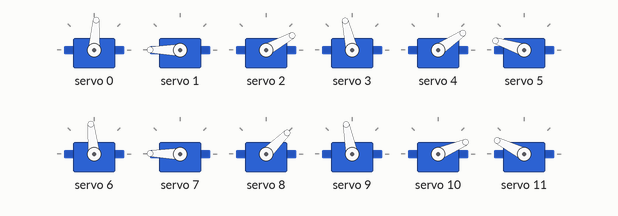
Bench run of a sketch on a simulated Arduino Uno, built with avr-gcc and run on an emulated ATmega328P. Shown: 12 × servo.

Above: at 0.1 s.
At 2.2 s:
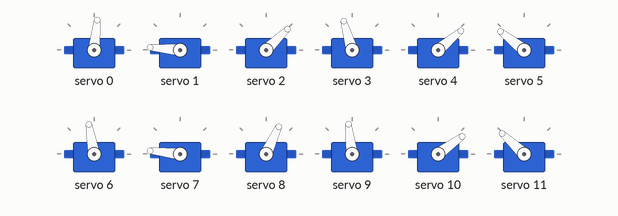
At 3.22 s:
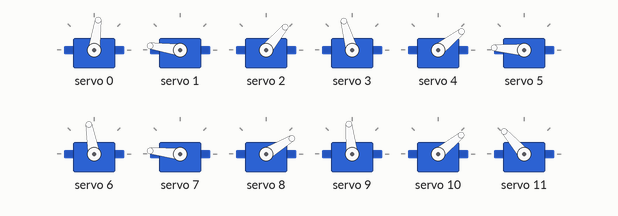
Timing chart, 0 to 40.0 s (numbered marks = the images above):
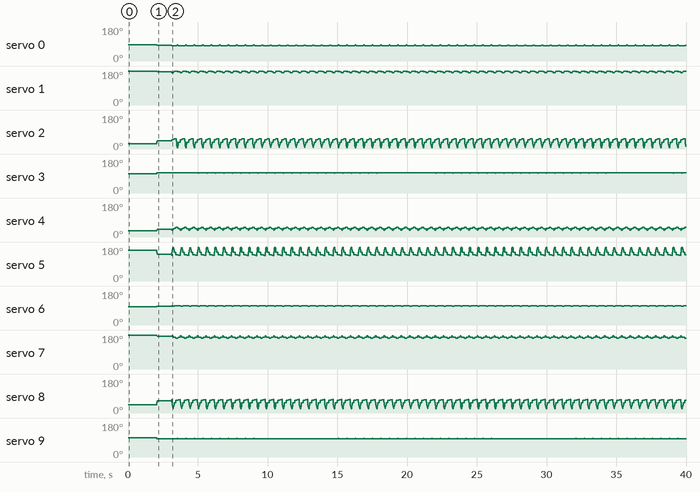

Measured:
- by itself, servo 1: repeats every 0.61 s: 172° 0.13 s, 174° 0.02 s, 177° 0.02 s, 179° 0.12 s, 180° 0.11 s, 177° 0.02 s, 179° 0.05 s, 177° 0.12 s

The sketch:

Trot.ino
```cpp
#include <math.h>
#include <Adafruit_PWMServoDriver.h>

Adafruit_PWMServoDriver pwm = Adafruit_PWMServoDriver();

/*code overview:
  Features:
  - Trot forward/backward
  - Sideways movement
  - Turning
  - Smooth interpolation between poses
  - Optional ultrasonic recovery system

   Before running:
   1. Calibrate every servo using SetServosPCA9685.
   2. Replace the SERVO_* values below with your own calibration values.

 */


//Ultrasonic distance sensor is completely optional, if you want to use it uncomment distance() and CheckAndRecover()

//The inverse kinematics equations are derived for the RIGHT FRONT leg.
//They can also be used for the other three legs, but only if each leg is
//considered from the right front leg's point of view.

//Note:
//The X axis (side-to-side movement) is mirrored between the left and right legs.
//This means that the same positive X value produces mirrored hip angles.
//For example, the same X coordinate will result in opposite sideways motion
//for the left and right legs.


//Before using this code, You need to know the PCA9685 servo values:
//all hip 0 -90
//all femur -90 -180
//all tibia 90 180
//If you don't know how to do it, open arduino file called 'SetServosPCA9685', and then change all of the PCA9685 SERVO VALUES


//-------------------------------------------------------PCA9685 SERVO VALUES----------------------------------------------------------

  #define SERVO_0_0 305   // LEFT FRONT hip servo 0       CHANGE IT
  #define SERVO_M90_0 105 //LEFT FRONT hip servo -90      CHANGE IT

  #define SERVO_M90_1 320   // LEFT FRONT femur servo -90 CHANGE IT
  #define SERVO_M180_1 555  // LEFT FRONT femur servo  -180 CHANGE IT

  #define SERVO_90_2 215   // LEFT FRONT tibia servo  90   CHANGE IT
  #define SERVO_180_2 420   // LEFT FRONT tibia servo  180  CHANGE IT


  #define SERVO_0_3 320   // RIGHT FRONT hip servo 0       CHANGE IT
  #define SERVO_M90_3 510   // RIGHT FRONT hip servo -90     CHANGE IT

  #define SERVO_M90_4 360 // RIGHT FRONT femur servo -90     CHANGE IT
  #define SERVO_M180_4 145  // RIGHT FRONT femur servo   -180     CHANGE IT

  #define SERVO_90_5 410   // RIGHT FRONT tibia servo  90    CHANGE IT
  #define SERVO_180_5 200   // RIGHT FRONT tibia servo  180     CHANGE IT


  #define SERVO_0_6 305 //LEFT BACK hip servo 0               CHANGE IT
  #define SERVO_M90_6 500   // LEFT BACK hip servo -90       CHANGE IT

  #define SERVO_M90_7 320   // LEFT BACK femur servo -90 CHANGE IT
  #define SERVO_M180_7 525  // LEFT BACK femur servo  -180 CHANGE IT

  #define SERVO_90_8 250   // LEFT BACK tibia servo  90   CHANGE IT
  #define SERVO_180_8 460   // LEFT BACK tibia servo  180  CHANGE IT


  #define SERVO_0_9 335   // RIGHT BACK hip servo 0       CHANGE IT
  #define SERVO_M90_9 125   // RIGHT BACK hip servo -90     CHANGE IT

  #define SERVO_M90_10 325 // RIGHT BACK femur servo -90     CHANGE IT
  #define SERVO_M180_10 125  // RIGHT BACK femur servo   -180     CHANGE IT

  #define SERVO_90_11 390   // RIGHT BACK tibia servo  90    CHANGE IT
  #define SERVO_180_11 180   // RIGHT BACK tibia servo  180     CHANGE IT


//-------------------------------------------------------PCA9685 SERVO VALUES----------------------------------------------------------

// True when the robot is standing in its default position.
bool StartPos = false;

const float L1 = 1.5; //hip vertical
const float L2 = 5.7;  // femur
const float L3 = 7.9;   // tibia

const float L4=5; //hip horizontal
int servo1,servo2,servo3;

//You might have to experiment a bit and change these values for your robot to work
float StartX=4;
float StartY=-10;
float StartZ=-1;

//Distance sensor pins - optional
//const int echo_pin = 11;
//const int trig_pin = 10;

void setup() {
  Serial.begin(115200);
  pwm.begin();
  pwm.setPWMFreq(50);
  //  pinMode(echo_pin, INPUT);
  // pinMode(trig_pin, OUTPUT);
  //digitalWrite(trig_pin, LOW);


    computeIK(StartX,StartY,StartZ,servo1,servo2,servo3,1);
    pwm.setPWM(0,0, servo1);
    pwm.setPWM(1, 0, servo2);
    pwm.setPWM(2,0, servo3);
    computeIK(StartX,StartY,StartZ,servo1,servo2,servo3,2);
    pwm.setPWM(3,0, servo1);
    pwm.setPWM(4, 0, servo2);
    pwm.setPWM(5,0, servo3);
    computeIK(StartX,StartY,StartZ,servo1,servo2,servo3,3);
    pwm.setPWM(6,0, servo1);
    pwm.setPWM(7, 0, servo2);
    pwm.setPWM(8,0, servo3);
    computeIK(StartX,StartY,StartZ,servo1,servo2,servo3,4);
    pwm.setPWM(9,0, servo1);
    pwm.setPWM(10, 0, servo2);
    pwm.setPWM(11,0, servo3);

  StartPos = true;
  delay(2000);

}


void loop() {

TrotForward(10,200);
//delay(2000);
//TrotBackward(10,50);
//delay(2000);
//TrotRight(5,100);
//delay(2000);
//TrotLeft(5,20);
//delay(2000);
//TurnLeft(10,50);
//delay(2000);
//TurnRight(10,50);

}


//----------------------------------------------------
// Gait functions
//----------------------------------------------------
// t      = delay multiplier controlling gait speed
// cycles = number of gait cycles to execute
//----------------------------------------------------

void TrotForward(int t,int cycles){

  int X=3;
  int BX=4;
  int floorY=-12;
  int ST=4; //number of steps of the interpolation function

  float AZ=-3;
  float BY=-8;
  float BZ=2;
  float CZ=-1;
  float DZ=-1;
  //You might have to experiment a bit and change these values to make your robot move

    float OldPos[4][3]={
      {StartX,StartY,StartZ},
      {StartX,StartY,StartZ},
      {StartX,StartY,StartZ},
      {StartX,StartY,StartZ}

    };
    float NewPos[4][3]={
      {X,floorY,CZ},
      {X,floorY,AZ},
      {X,floorY,AZ},
      {X,floorY,CZ}
    };

  if(StartPos==true){

    interpolation(OldPos,NewPos,ST);
    delay(t*100);
    /*
    if(CheckAndRecover(NewPos,abs(StartY)-5)==true){
      return;
    }*/
    StartPos=false;

  }
  if(StartPos==false){

    for(int i=0;i<cycles;i++){

      float NewPos1[4][3]={
        {X,floorY,DZ},
        {BX,BY,BZ},
        {BX,BY,BZ},
        {X,floorY,DZ}
      };
      interpolation(NewPos,NewPos1,ST);
      delay(t);
      /*
      if(CheckAndRecover(NewPos1,abs(floorY)-5)==true){
        return;
      }*/

      float NewPos2[4][3]={
        {X,floorY,AZ},
        {X,floorY,CZ},
        {X,floorY,CZ},
        {X,floorY,AZ}
      };
      interpolation(NewPos1,NewPos2,ST);
      delay(t*10);
      /*
      if(CheckAndRecover(NewPos2,abs(floorY)-5)==true){
        return;
      }*/

      float NewPos3[4][3] = {
        {BX, BY, BZ},
        {X, floorY, DZ},
        {X, floorY, DZ},
        {BX, BY, BZ},

      };
      interpolation(NewPos2,NewPos3,ST);
      delay(t);
      /*
      if(CheckAndRecover(NewPos3,abs(floorY)-5)==true){
        return;
      }*/

      float NewPos4[4][3] = {
        {X, floorY, CZ},
        {X, floorY, AZ},
        {X, floorY, AZ},
        {X, floorY, CZ},
      };
      interpolation(NewPos3, NewPos4, ST);
      delay(t*10);
      /*
      if(CheckAndRecover(NewPos4,abs(floorY)-5)==true){
        return;
      }      */
    }

      /*
      if(CheckAndRecover(NewPos5,abs(StartY)-5)==true){
         return;
      }*/
  ReturnToStartPosition(NewPos);
  }
}

void TrotBackward(int t,int cycles){

  float X=4;
  int BX=4;
  int floorY=-12;
  int ST=6; //number of steps of the interpolation function
  float AZ=1;
  float BY=-8;
  float BZ=-3;
  float CZ=-2;
  float DZ=-1;
  //You might have to experiment a bit and change these values to make your robot move

    float OldPos[4][3]={
      {StartX,StartY,StartZ},
      {StartX,StartY,StartZ},
      {StartX,StartY,StartZ},
      {StartX,StartY,StartZ}

    };
    float NewPos[4][3]={
      {X,floorY,CZ},
      {X,floorY,AZ},
      {X,floorY,AZ},
      {X,floorY,CZ}
    };

  if(StartPos==true){

    interpolation(OldPos,NewPos,ST);
    delay(t*100);
    /*
    if(CheckAndRecover(NewPos,abs(StartY)-5)==true){
      return;
    }*/
    StartPos=false;

  }
  if(StartPos==false){

    for(int i=0;i<cycles;i++){

    float NewPos1[4][3]={
      {X,floorY,DZ},
      {BX,BY,BZ},
      {BX,BY,BZ},
      {X,floorY,DZ}
    };
    interpolation(NewPos,NewPos1,ST);
    delay(t);
    /*
    if(CheckAndRecover(NewPos1,abs(StartY)-5)==true){
      return;
    }
    */
    float NewPos2[4][3]={
      {X,floorY,AZ},
      {X,floorY,CZ},
      {X,floorY,CZ},
      {X,floorY,AZ}
    };
    interpolation(NewPos1,NewPos2,ST);
    delay(t*10);

    /*
    if(CheckAndRecover(NewPos2,abs(StartY)-5)==true){
      return;
    }
    */
    float NewPos3[4][3] = {
      {BX, BY, BZ},
      {X, floorY, DZ},
      {X, floorY, DZ},
      {BX, BY, BZ},

    };
    interpolation(NewPos2,NewPos3,ST);// LF c to a RF b to modified c
    delay(t);

    /*
    if(CheckAndRecover(NewPos3,abs(StartY)-5)==true){
      return;
    }
    */

    float NewPos4[4][3] = {
      {X, floorY, CZ},
      {X, floorY, AZ},
      {X, floorY, AZ},
      {X, floorY, CZ},
    };
    interpolation(NewPos3, NewPos4, ST);
    delay(t*10);

    /*
    if(CheckAndRecover(NewPos4,abs(StartY)-5)==true){
      return;
    }*/
  }


        /*
        if(CheckAndRecover(NewPos5,abs(StartY)-5)==true){
          return;
        }*/
  ReturnToStartPosition(NewPos);
  }
}

void TrotRight(int t,int cycles){
  //recover function not implemented
  int FrontZ=-1;
  int BackZ=-3;
  int floorY=-12;
  int ST=6; //number of steps of the interpolation function
  float AX=5;
  float BY=-7;
  float BXR=6;
  float BXL=2;
  float CX=3;
  float DX=4;

  //You might have to experiment a bit and change these values to make your robot move
  float OldPos[4][3]={
      {StartX,StartY,StartZ},
      {StartX,StartY,StartZ},
      {StartX,StartY,StartZ},
      {StartX,StartY,StartZ}

    };
    float NewPos[4][3]={
      {CX,floorY,FrontZ},
      {CX,floorY,FrontZ},
      {AX,floorY,BackZ},
      {AX,floorY,BackZ}
    };

  if(StartPos==true){

    interpolation(OldPos,NewPos,ST);
    delay(t*100);
    StartPos=false;

  }
  if(StartPos==false){
        for(int i=0;i<cycles;i++){

  float NewPos1[4][3]={
    {DX,floorY,FrontZ},
    {BXR,BY,FrontZ},
    {BXL,BY,BackZ},
    {DX,floorY,BackZ}
  };
  interpolation(NewPos,NewPos1,ST);
  delay(t);

  float NewPos2[4][3]={
    {AX,floorY,FrontZ},
    {AX,floorY,FrontZ},
    {CX,floorY,BackZ},
    {CX,floorY,BackZ}
  };
  interpolation(NewPos1,NewPos2,ST);
  delay(t*10);

  float NewPos3[4][3] = {
    {BXL, BY, FrontZ},
    {DX, floorY, FrontZ},
    {DX, floorY, BackZ},
    {BXR, BY,BackZ},

  };
  interpolation(NewPos2,NewPos3,ST);
  delay(t);

  float NewPos4[4][3] = {
    {CX, floorY, FrontZ},
    {CX, floorY, FrontZ},
    {AX, floorY, BackZ},
    {AX, floorY, BackZ},
  };
  interpolation(NewPos3, NewPos4, ST);
  delay(t*10);
  }

  ReturnToStartPosition(NewPos);
  }
}

void TrotLeft(int t,int cycles){
  //recover function not implemented
  int FrontZ=1;
  int BackZ=-3;
  int floorY=-12;
  int ST=6; //number of steps of the interpolation function
  float AX=3;
  float BY=-7;
  float BXR=3;
  float BXL=6;
  float CX=5;
  float DX=4;

  //You might have to experiment a bit and change these values to make your robot move

    float OldPos[4][3]={
      {StartX,StartY,StartZ},
      {StartX,StartY,StartZ},
      {StartX,StartY,StartZ},
      {StartX,StartY,StartZ}

    };
    float NewPos[4][3]={
      {CX,floorY,FrontZ},
      {CX,floorY,FrontZ},
      {AX,floorY,BackZ},
      {AX,floorY,BackZ}
    };

  if(StartPos==true){
    interpolation(OldPos,NewPos,ST);
    delay(t*100);
    StartPos=false;
  }
  if(StartPos==false){
        for(int i=0;i<cycles;i++){

  float NewPos1[4][3]={
    {DX,floorY,FrontZ},
    {BXR,BY,FrontZ},
    {BXL,BY,BackZ},
    {DX,floorY,BackZ}
  };
  interpolation(NewPos,NewPos1,ST);
  delay(t);

  float NewPos2[4][3]={
    {AX,floorY,FrontZ},
    {AX,floorY,FrontZ},
    {CX,floorY,BackZ},
    {CX,floorY,BackZ}
  };
  interpolation(NewPos1,NewPos2,ST);
  delay(t*10);

  float NewPos3[4][3] = {
    {BXL, BY, FrontZ},
    {DX, floorY, FrontZ},
    {DX, floorY, BackZ},
    {BXR, BY,BackZ},

  };
  interpolation(NewPos2,NewPos3,ST);
  delay(t);

  float NewPos4[4][3] = {
    {CX, floorY, FrontZ},
    {CX, floorY, FrontZ},
    {AX, floorY, BackZ},
    {AX, floorY, BackZ},
  };
  interpolation(NewPos3, NewPos4, ST);
  delay(t*10);
  }
  ReturnToStartPosition(NewPos);

  }
}

void TurnRight(int t,int cycles){

  float FrontZ=1;
  float BackZ=-3;
  int floorY=-11;
  int ST=6; //number of steps of the interpolation function
  float AX=2;
  float BY=-7;
  float BX2=5;
  float BX1=1;
  float CX=4;
  float DX=3;
  //You might have to experiment a bit and change these values to make your robot move
    float OldPos[4][3]={
      {StartX,StartY,StartZ},
      {StartX,StartY,StartZ},
      {StartX,StartY,StartZ},
      {StartX,StartY,StartZ}

    };
    float NewPos[4][3]={
      {AX,floorY,FrontZ},
      {AX,floorY,FrontZ},
      {AX,floorY,BackZ},
      {AX,floorY,BackZ}
    };


  if(StartPos==true){

    interpolation(OldPos,NewPos,ST);
    delay(t*100);
    StartPos=false;

  }
  if(StartPos==false){
    for(int i=0;i<cycles;i++){

      float NewPos1[4][3]={
        {DX,floorY,FrontZ},
        {BX2,BY,FrontZ},
        {BX2,BY,BackZ},
        {DX,floorY,BackZ}
      };
      interpolation(NewPos,NewPos1,ST);
      delay(t);

      float NewPos2[4][3]={
        {CX,floorY,FrontZ},
        {CX,floorY,FrontZ},
        {CX,floorY,BackZ},
        {CX,floorY,BackZ}
      };
      interpolation(NewPos1,NewPos2,ST);
      delay(t*10);

      float NewPos3[4][3] = {
        {BX1, BY, FrontZ},
        {DX, floorY, FrontZ},
        {DX, floorY, BackZ},
        {BX1, BY,BackZ},

      };
      interpolation(NewPos2,NewPos3,ST);
      delay(t);


      float NewPos4[4][3] = {
        {AX, floorY, FrontZ},
        {AX, floorY, FrontZ},
        {AX, floorY, BackZ},
        {AX, floorY, BackZ},
      };
      interpolation(NewPos3, NewPos4, ST);
      delay(t*10);
  }

  ReturnToStartPosition(NewPos);
}
}

void TurnLeft(int t,int cycles){

  float FrontZ=-1;
  float BackZ=-3;
  int floorY=-11;
  int ST=6; //number of steps of the interpolation function
  float AX=4;
  float BY=-7;
  float BX1=5;
  float BX2=1;
  float CX=2;
  float DX=3;


  //You might have to experiment a bit and change these values to make your robot move

    float OldPos[4][3]={
      {StartX,StartY,StartZ},
      {StartX,StartY,StartZ},
      {StartX,StartY,StartZ},
      {StartX,StartY,StartZ}

    };
    float NewPos[4][3]={
      {AX,floorY,FrontZ},
      {AX,floorY,FrontZ},
      {AX,floorY,BackZ},
      {AX,floorY,BackZ}
    };
  if(StartPos==true){

    interpolation(OldPos,NewPos,ST);
    delay(t*100);
    StartPos=false;

  }
  if(StartPos==false){
    for(int i=0;i<cycles;i++){

      float NewPos1[4][3]={
        {DX,floorY,FrontZ},
        {BX2,BY,FrontZ},
        {BX2,BY,BackZ},
        {DX,floorY,BackZ}
      };
      interpolation(NewPos,NewPos1,ST);
      delay(t);

      float NewPos2[4][3]={
        {CX,floorY,FrontZ},
        {CX,floorY,FrontZ},
        {CX,floorY,BackZ},
        {CX,floorY,BackZ}
      };
      interpolation(NewPos1,NewPos2,ST);// LF c to a RF b to modified c
      delay(t*10);
      float NewPos3[4][3] = {
        {BX1, BY, FrontZ},
        {DX, floorY, FrontZ},
        {DX, floorY, BackZ},
        {BX1, BY,BackZ},

      };
      interpolation(NewPos2,NewPos3,ST);// LF c to a RF b to modified c
      delay(t);

      float NewPos4[4][3] = {
        {AX, floorY, FrontZ},
        {AX, floorY, FrontZ},
        {AX, floorY, BackZ},
        {AX, floorY, BackZ},
      };
      interpolation(NewPos3, NewPos4, ST);
      delay(t*10);
  }
  ReturnToStartPosition(NewPos);
}
}

void computeIK(float footX, float footY, float footZ, int &servo1, int &servo2, int &servo3, int leg) {
  //Converts a desired foot position (X, Y, Z)
  //into PCA9685 pulse values for the selected leg.
  float theta1,theta2,theta3;
  //1. get theta1
  theta1 = atan2(footY,footX)+acos(L4/sqrt(footX*footX+footY*footY));

  //2. calculate A
  float A=sqrt(footX*footX+footY*footY-L4*L4);

  //3. get theta3
  float k=(L2*L2+L3*L3-pow((L1-A),2)-footZ*footZ)/(2*L2*L3);
  k=constrain(k,-1,1);
  theta3=acos(k);

  //4. get theta2
  float t=(L2*L2+pow((L1-A),2)+footZ*footZ-L3*L3)/(2*L2*sqrt(pow((L1-A),2)+footZ*footZ));
  t=constrain(t,-1,1);
  theta2 = atan2((L1-A),footZ)-acos(t);

  //map() function uses integers only so convert to degrees
  theta1=theta1*180/M_PI;
  theta2=theta2*180/M_PI;
  theta3=theta3*180/M_PI;

  if(leg==1){
    //conversion to values used by PCA9685 for LEFT FRONT LEG
    servo1=map(theta1, 0, -90,SERVO_0_0,SERVO_M90_0);
    servo2=map(theta2, -180, -90, SERVO_M180_1,SERVO_M90_1);
    servo3=map(theta3, 90, 180, SERVO_90_2,SERVO_180_2);
    //Serial.println(servo1);
    //Serial.println(servo2);
    //Serial.println(servo3);
  }else if(leg==2){
    //conversion to values used by PCA9685 for RIGHT FRONT LEG
    servo1=map(theta1, 0, -90,SERVO_0_3,SERVO_M90_3);
    servo2=map(theta2,-180 , -90, SERVO_M180_4,SERVO_M90_4);
    servo3=map(theta3, 90, 180, SERVO_90_5,SERVO_180_5);

    //check Servo driver values
    //Serial.println(servo1);
    //Serial.println(servo2);
    //Serial.println(servo3);
  }else if(leg==3){
    //conversion to values used by PCA9685 for LEFT BACK LEG
    servo1=map(theta1, 0, -90,SERVO_0_6,SERVO_M90_6);
    servo2=map(theta2,-180 , -90, SERVO_M180_7,SERVO_M90_7);
    servo3=map(theta3, 90, 180, SERVO_90_8,SERVO_180_8);

    //check Servo driver values
    //Serial.println(servo1);
    //Serial.println(servo2);
    //Serial.println(servo3);
  }

  else if(leg==4){
    //conversion to values used by PCA9685 for RIGHT BACK LEG
    servo1=map(theta1, 0, -90,SERVO_0_9,SERVO_M90_9);
    servo2=map(theta2,-180 , -90, SERVO_M180_10,SERVO_M90_10);
    servo3=map(theta3, 90, 180, SERVO_90_11,SERVO_180_11);

    //check Servo driver values
    //Serial.println(servo1);
    //Serial.println(servo2);
    //Serial.println(servo3);
  }}

void interpolation(float OldPos[4][3], float NewPos[4][3], int steps) {
  int servo1, servo2, servo3;
  float Increment[4][3];
  float CurrentPos[4][3]; // Temporary array to track movement

  //Calculate increments and set the starting position
  for(int i = 0; i < 4; i++) {
    for(int m = 0; m < 3; m++) {
      Increment[i][m] = (NewPos[i][m] - OldPos[i][m]) / steps;
      CurrentPos[i][m] = OldPos[i][m]; // Copy OldPos to start
    }
  }

  //Move servos step-by-step
  for(int i = 0; i < steps; i++) {

    for(int m = 0; m < 4; m++) {
      // Compute IK using the temporary CurrentPos
      computeIK(CurrentPos[m][0], CurrentPos[m][1], CurrentPos[m][2], servo1, servo2, servo3, m+1);

      pwm.setPWM(3*m,0,servo1);
      pwm.setPWM(3*m+1,0,servo2);
      pwm.setPWM(3*m+2,0,servo3);

      // Update CurrentPos for the next step
      CurrentPos[m][0] += Increment[m][0];
      CurrentPos[m][1] += Increment[m][1];
      CurrentPos[m][2] += Increment[m][2];
    }

    //Give the physical servos time to reach this step
    //Adjust this number (e.g., 5 to 20) to change the overall speed of the robot
    delay(10);
  }
}

//Completely optional
//if you want to use it, uncomment these:
/*
float Distance(){
  //measure distance to the ground
  float timing = 0.0;
  float distance = 0.0;
  digitalWrite(trig_pin, LOW);
  delayMicroseconds(2);
  digitalWrite(trig_pin, HIGH);
  delayMicroseconds(10);
  digitalWrite(trig_pin, LOW);

  timing = pulseIn(echo_pin, HIGH);
  distance = (timing * 0.0343) / 2;

  return distance;
}

bool CheckAndRecover(float OldPos[4][3],float treshold){
  //You might have to experiment a bit and change these values for your robot to work


    //check distance to the ground and recover
    float DefPos[4][3]={
    {StartX,StartY,StartZ},
    {StartX,StartY,StartZ},
    {StartX,StartY,StartZ},
    {StartX,StartY,StartZ}
  };

    float DefPos1[4][3]={
    {StartX,StartY,StartZ},
    {StartX,-8,-3},
    {StartX,-8,-3},
    {StartX,StartY,StartZ}
  };
    float DefPos2[4][3]={
    {StartX,StartY-1,StartZ},
    {StartX,StartY-1,-3},
    {StartX,StartY-1,-3},
    {StartX,StartY-1,StartZ}
  };
     float DefPos3[4][3]={
    {StartX,-8,-3},
    {StartX,StartY,-3},
    {StartX,StartY,-3},
    {StartX,-8,-3}
  };

  float DefPos4[4][3]={
    {StartX,StartY,-3},
    {StartX,StartY,-3},
    {StartX,StartY,-3},
    {StartX,StartY,-3}
  };

  if(Distance()<=treshold){
    interpolation(OldPos,DefPos,10);
    delay(1000);
    interpolation(DefPos,DefPos1,10);
    delay(1000);
    interpolation(DefPos1,DefPos2,10);
    delay(1000);
    interpolation(DefPos2,DefPos3,10);
    delay(1000);
    interpolation(DefPos3,DefPos4,10);
    Serial.println(Distance());
    delay(1000);
    ReturnToStartPosition(DefPos4);

    return true;
  }else{
    return false;
  }

}
*/
void ReturnToStartPosition(float OldPos[4][3]){
  //Smoothly moves all four feet back to the default standing position.
        float NewPos[4][3] = {
          {StartX, StartY, StartZ},
          {StartX, StartY, StartZ},
          {StartX, StartY, StartZ},
          {StartX, StartY, StartZ},
        };
        interpolation(OldPos, NewPos, 10);
      StartPos=true;
}
```
